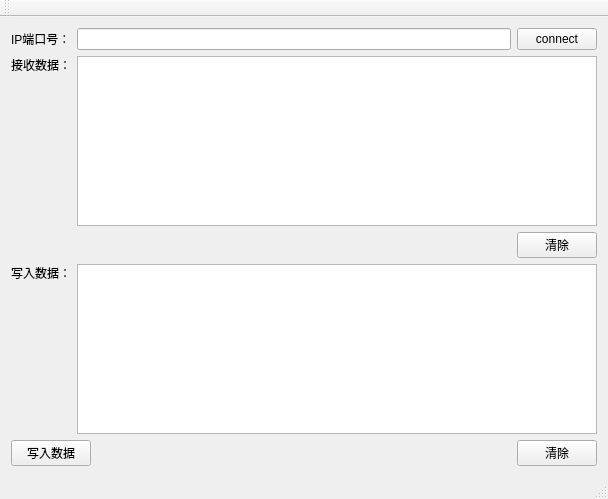
<?xml version="1.0" encoding="UTF-8"?>
<ui version="4.0">
 <class>ModbusTcpServer</class>
 <widget class="QMainWindow" name="ModbusTcpServer">
  <property name="geometry">
   <rect>
    <x>0</x>
    <y>0</y>
    <width>608</width>
    <height>499</height>
   </rect>
  </property>
  <property name="windowTitle">
   <string>ModbusTcpServer</string>
  </property>
  <widget class="QWidget" name="centralWidget">
   <layout class="QVBoxLayout" name="verticalLayout_3">
    <item>
     <layout class="QHBoxLayout" name="horizontalLayout">
      <item>
       <widget class="QLabel" name="label">
        <property name="text">
         <string>IP端口号：</string>
        </property>
       </widget>
      </item>
      <item>
       <widget class="QLineEdit" name="lineEdit">
        <property name="text">
         <string/>
        </property>
       </widget>
      </item>
      <item>
       <widget class="QPushButton" name="connectButton">
        <property name="text">
         <string>connect</string>
        </property>
       </widget>
      </item>
     </layout>
    </item>
    <item>
     <layout class="QHBoxLayout" name="horizontalLayout_5">
      <item>
       <layout class="QVBoxLayout" name="verticalLayout">
        <item>
         <widget class="QLabel" name="label_2">
          <property name="text">
           <string>接收数据：</string>
          </property>
         </widget>
        </item>
        <item>
         <spacer name="verticalSpacer">
          <property name="orientation">
           <enum>Qt::Vertical</enum>
          </property>
          <property name="sizeHint" stdset="0">
           <size>
            <width>20</width>
            <height>108</height>
           </size>
          </property>
         </spacer>
        </item>
       </layout>
      </item>
      <item>
       <widget class="QTextEdit" name="textEdit"/>
      </item>
     </layout>
    </item>
    <item>
     <layout class="QHBoxLayout" name="horizontalLayout_2">
      <item>
       <spacer name="horizontalSpacer">
        <property name="orientation">
         <enum>Qt::Horizontal</enum>
        </property>
        <property name="sizeHint" stdset="0">
         <size>
          <width>458</width>
          <height>20</height>
         </size>
        </property>
       </spacer>
      </item>
      <item>
       <widget class="QPushButton" name="clearButton">
        <property name="text">
         <string>清除</string>
        </property>
       </widget>
      </item>
     </layout>
    </item>
    <item>
     <layout class="QHBoxLayout" name="horizontalLayout_4">
      <item>
       <layout class="QVBoxLayout" name="verticalLayout_2">
        <item>
         <widget class="QLabel" name="label_3">
          <property name="text">
           <string>写入数据：</string>
          </property>
         </widget>
        </item>
        <item>
         <spacer name="verticalSpacer_2">
          <property name="orientation">
           <enum>Qt::Vertical</enum>
          </property>
          <property name="sizeHint" stdset="0">
           <size>
            <width>20</width>
            <height>88</height>
           </size>
          </property>
         </spacer>
        </item>
       </layout>
      </item>
      <item>
       <widget class="QTextEdit" name="textEdit_2"/>
      </item>
     </layout>
    </item>
    <item>
     <layout class="QHBoxLayout" name="horizontalLayout_3">
      <item>
       <widget class="QPushButton" name="writeButton">
        <property name="text">
         <string>写入数据</string>
        </property>
       </widget>
      </item>
      <item>
       <spacer name="horizontalSpacer_2">
        <property name="orientation">
         <enum>Qt::Horizontal</enum>
        </property>
        <property name="sizeHint" stdset="0">
         <size>
          <width>348</width>
          <height>20</height>
         </size>
        </property>
       </spacer>
      </item>
      <item>
       <widget class="QPushButton" name="clearButton_2">
        <property name="text">
         <string>清除</string>
        </property>
       </widget>
      </item>
     </layout>
    </item>
   </layout>
  </widget>
  <widget class="QMenuBar" name="menuBar">
   <property name="geometry">
    <rect>
     <x>0</x>
     <y>0</y>
     <width>608</width>
     <height>25</height>
    </rect>
   </property>
  </widget>
  <widget class="QToolBar" name="mainToolBar">
   <attribute name="toolBarArea">
    <enum>TopToolBarArea</enum>
   </attribute>
   <attribute name="toolBarBreak">
    <bool>false</bool>
   </attribute>
  </widget>
  <widget class="QStatusBar" name="statusBar"/>
 </widget>
 <layoutdefault spacing="6" margin="11"/>
 <resources/>
 <connections/>
</ui>
